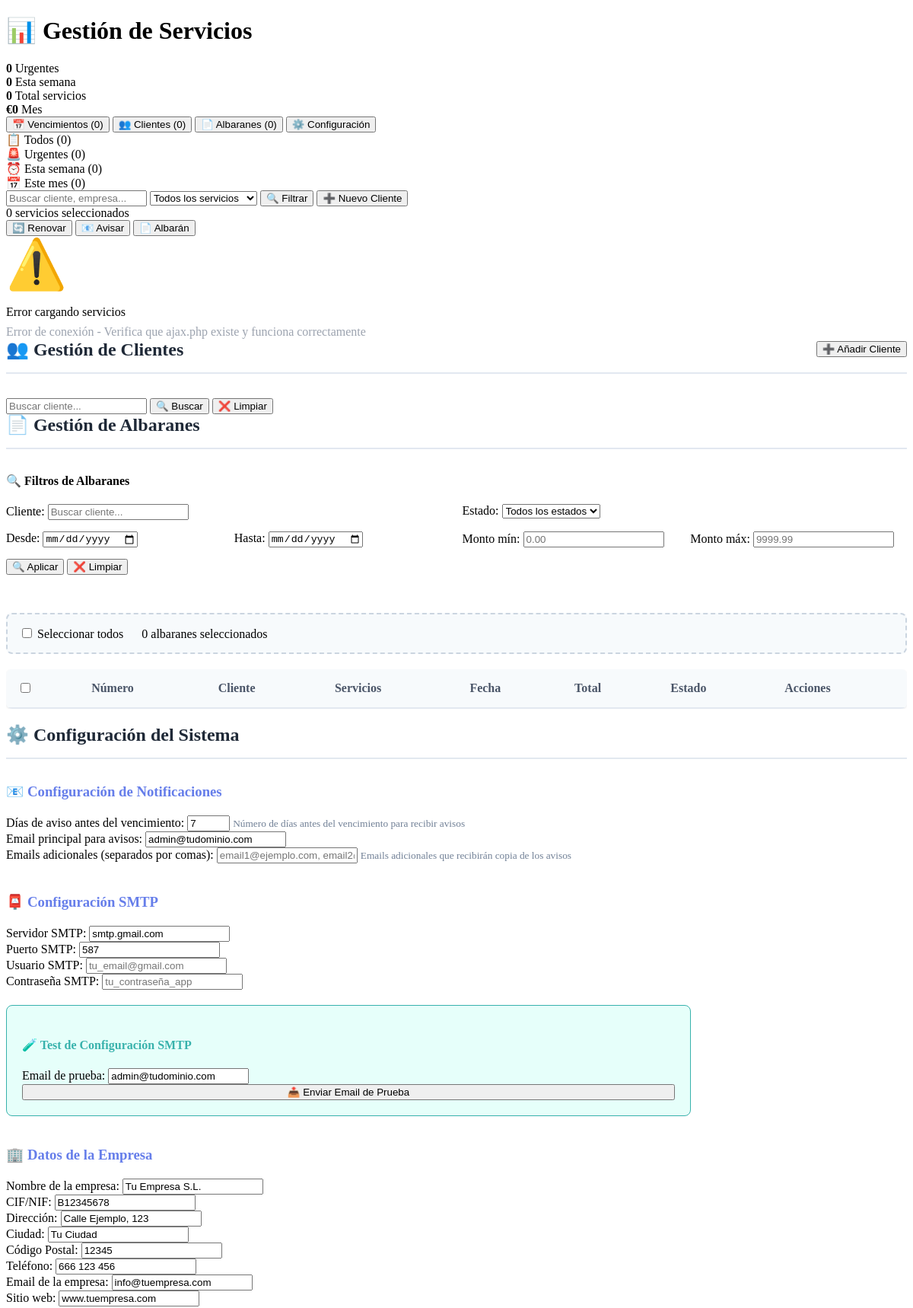
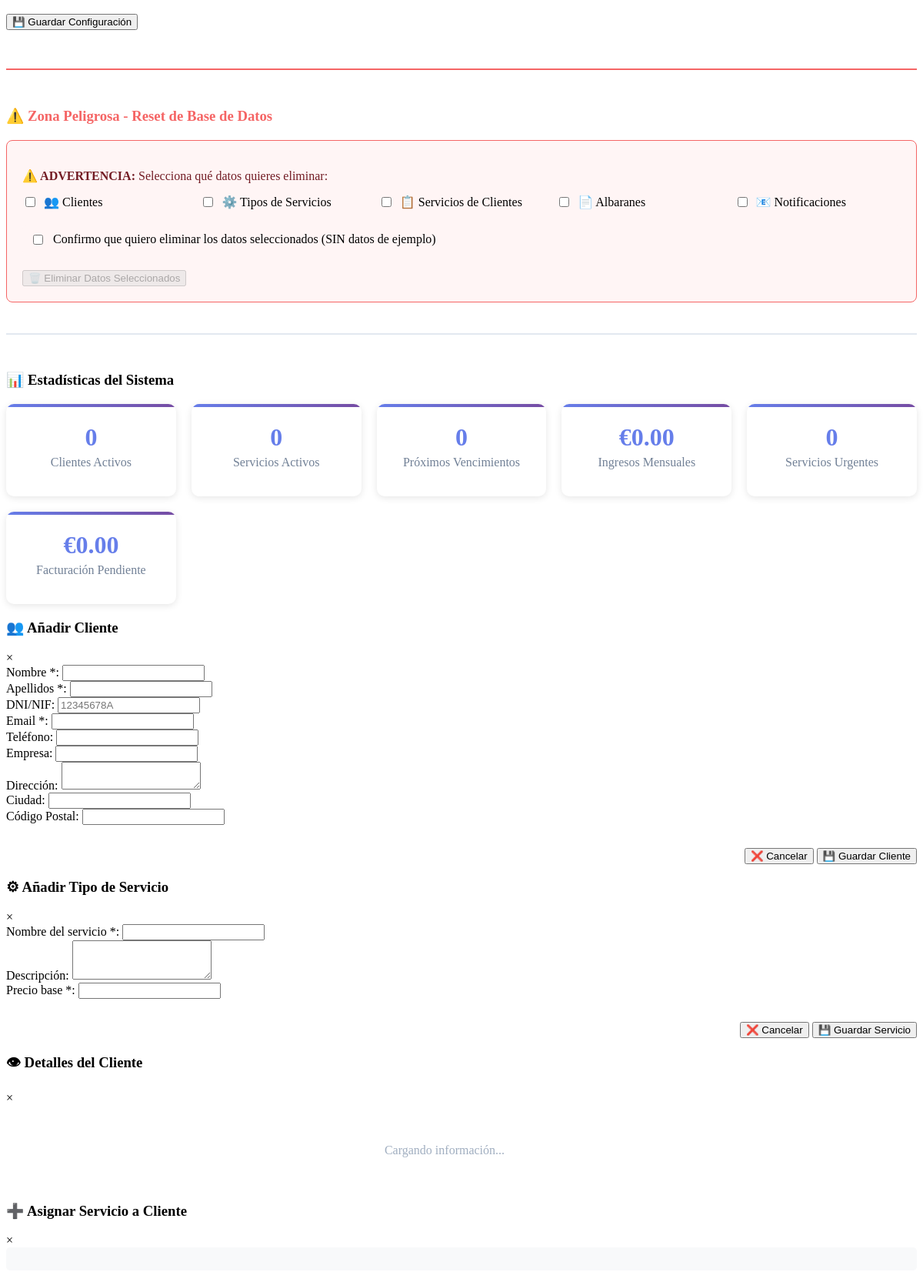
The page / (upper part) on the database its author committed (2 pictures, top to bottom).
### tables this page shows
CREATE TABLE configuracion (
    id INT AUTO_INCREMENT PRIMARY KEY,
    clave VARCHAR(50) NOT NULL UNIQUE,
    valor TEXT NOT NULL,
    descripcion TEXT
);

### index.php (the view, shortened to what the rows shown need)
<?php
require_once 'config.php';
require_once 'includes/data_logic.php';
$tab_activa = $_GET['tab'] ?? 'vencimientos';
$datos = cargarDatosSistema($pdo);
$datos['tab_activa'] = $tab_activa;
?>
<!DOCTYPE html>
<html lang="es">
<head>
    <link rel="stylesheet" href="assets/css/styles-new.css">
</head>
<body>
    <div class="header">
        <h1>📊 Gestión de Servicios</h1>
    </div>
    <div class="container">
        <div id="clientes" class="tab-content <?php echo $datos['tab_activa'] === 'clientes' ? 'active' : ''; ?>">
            <div class="tab-header">
                <h2>👥 Gestión de Clientes</h2>
            </div>
        </div>
        <div id="albaranes" class="tab-content <?php echo $datos['tab_activa'] === 'albaranes' ? 'active' : ''; ?>">
            <div class="tab-header">
                <h2>📄 Gestión de Albaranes</h2>
            </div>
            <div class="table-container">
                <table id="tablaAlbaranes">
                    <thead>
                        <tr>
                            <th><input type="checkbox" id="selectAllAlbaranesHeader" onchange="toggleSelectAllAlbaranes()"></th>
                            <th>Número</th>
                            <th>Cliente</th>
                            <th>Servicios</th>
                            <th>Fecha</th>
                            <th>Total</th>
                            <th>Estado</th>
                            <th>Acciones</th>
                        </tr>
                    </thead>
                </table>
            </div>
        </div>
        <div id="config" class="tab-content <?php echo $datos['tab_activa'] === 'config' ? 'active' : ''; ?>">
            <div class="tab-header">
                <h2>⚙️ Configuración del Sistema</h2>
            </div>
            <form method="POST" style="max-width: 900px;">
                <div class="form-row">
                    <div class="form-group">
                        <label>Días de aviso antes del vencimiento:</label>
                        <input type="number" name="dias_aviso" value="<?php echo getConfig('dias_aviso'); ?>" required min="1" max="30">
                        <small style="color: #718096;">Número de días antes del vencimiento para recibir avisos</small>
                    </div>
                    <div class="form-group">
                        <label>Email principal para avisos:</label>
                        <input type="email" name="email_admin" value="<?php echo getConfig('email_admin'); ?>" required>
                    </div>
                </div>
                <div class="form-row">
                    <div class="form-group">
                        <label>Servidor SMTP:</label>
                        <input type="text" name="smtp_host" value="<?php echo getConfig('smtp_host'); ?>"
                               placeholder="smtp.gmail.com">
                    </div>
                    <div class="form-group">
                        <label>Puerto SMTP:</label>
                        <input type="number" name="smtp_port" value="<?php echo getConfig('smtp_port'); ?>"
                               placeholder="587">
                    </div>
                </div>
                <div class="test-config">
                    <div class="form-row">
                        <div class="form-group">
                            <label>Email de prueba:</label>
                            <input type="email" id="testEmail" value="<?php echo getConfig('email_admin'); ?>"
                                   placeholder="email@ejemplo.com">
                        </div>
                    </div>
                </div>
                <div class="form-row">
                    <div class="form-group">
                        <label>Nombre de la empresa:</label>
                        <input type="text" name="empresa_nombre" value="<?php echo getConfig('empresa_nombre'); ?>" required>
                    </div>
                    <div class="form-group">
                        <label>CIF/NIF:</label>
                        <input type="text" name="empresa_cif" value="<?php echo getConfig('empresa_cif'); ?>" required>
                    </div>
                </div>
                <div class="form-group">
                    <label>Dirección:</label>
                    <input type="text" name="empresa_direccion" value="<?php echo getConfig('empresa_direccion'); ?>" required>
                </div>
                <div class="form-row">
                    <div class="form-group">
                        <label>Ciudad:</label>
                        <input type="text" name="empresa_ciudad" value="<?php echo getConfig('empresa_ciudad'); ?>" required>
                    </div>
                    <div class="form-group">
                        <label>Código Postal:</label>
                        <input type="text" name="empresa_codigo_postal" value="<?php echo getConfig('empresa_codigo_postal'); ?>" required>
                    </div>
                </div>
                <div class="form-row">
                    <div class="form-group">
                        <label>Teléfono:</label>
                        <input type="text" name="empresa_telefono" value="<?php echo getConfig('empresa_telefono'); ?>" required>
                    </div>
                    <div class="form-group">
                        <label>Email de la empresa:</label>
                        <input type="email" name="empresa_email" value="<?php echo getConfig('empresa_email'); ?>" required>
                    </div>
                </div>
                <div class="form-group">
                    <label>Sitio web:</label>
                    <input type="text" name="empresa_web" value="<?php echo getConfig('empresa_web'); ?>"
                           placeholder="www.tuempresa.com">
                </div>
            </form>
        </div>
    </div>
</body>
</html>

### rows shown on the page
configuracion: dias_aviso "7"
configuracion: email_admin "admin@tudominio.com", valor "admin@tudominio.com"
configuracion: smtp_host "smtp.gmail.com"
configuracion: smtp_port "587"
configuracion: empresa_nombre "Tu Empresa S.L."
configuracion: empresa_cif "B12345678"
configuracion: empresa_direccion "Calle Ejemplo, 123"
configuracion: empresa_ciudad "Tu Ciudad"
configuracion: empresa_codigo_postal "12345"
configuracion: empresa_telefono "666 123 456"
configuracion: empresa_email "info@tuempresa.com"
configuracion: empresa_web "www.tuempresa.com"

### other values the page prints
$datos['estadisticas_generales']['servicios_urgentes'] "0"
$datos['estadisticas_generales']['total_servicios'] "0"
$datos['estadisticas_generales']['ingresos_mensuales'] "0"
$datos['estadisticas_generales']['total_clientes'] "0"
$datos['estadisticas_generales']['total_albaranes'] "0"
$datos['estadisticas_generales']['proximos_vencimientos'] "0"
$datos['estadisticas_generales']['ingresos_mensuales'] "0.00"
$datos['estadisticas_generales']['facturacion_pendiente'] "0.00"
